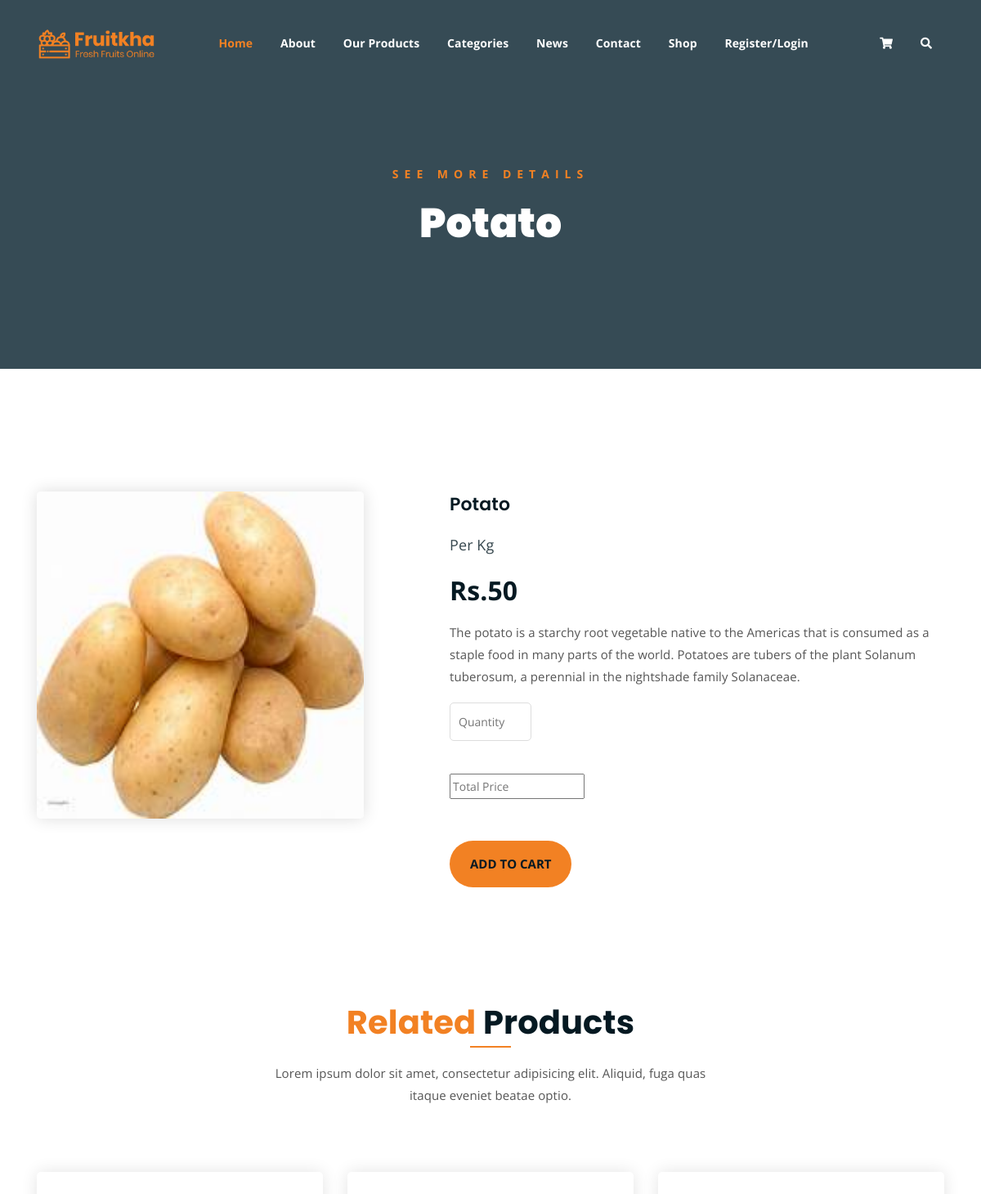
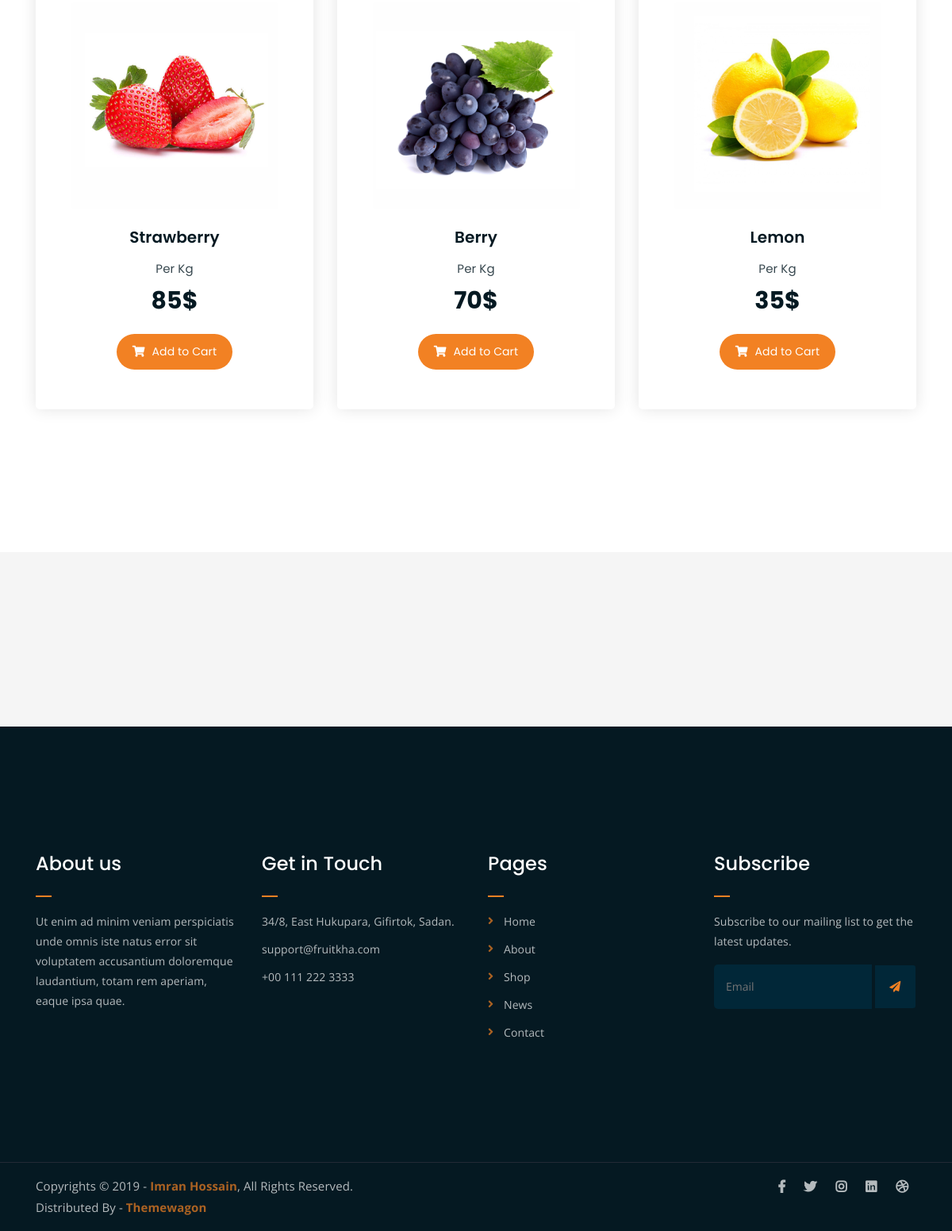
Screenshot of /single_productpage/1/ with the database file from the repository (2 pictures, top to bottom).
### Backend/models.py (models this page shows)
class ProductDb(models.Model):
    Category = models.CharField(max_length=100,null=True,blank=True)
    P_name = models.CharField(max_length=100,null=True,blank=True)
    Price = models.IntegerField(null=True,blank=True)
    Description = models.TextField(max_length=250,null=True,blank=True)
    P_image = models.ImageField(upload_to="Product Images",null=True,blank=True)

### WebApp/views.py (the view)
# urls.py: path('single_productpage/<int:pro_id>/',views.single_productpage,name="single_productpage"),
def single_productpage(req,pro_id):
    data = ProductDb.objects.get(id=pro_id)
    return render(req,"Single_product.html",{'data':data})

### WebApp/templates/Single_product.html (shortened to what this page needs)
<!DOCTYPE html>
{% load static %}
<html lang="en">
<head>
	<link rel="stylesheet" href="{% static 'assets/css/all.min.css' %}">
	<link rel="stylesheet" href="{% static 'assets/bootstrap/css/bootstrap.min.css' %}">
	<link rel="stylesheet" href="{% static 'assets/css/owl.carousel.css' %}">
	<link rel="stylesheet" href="{% static 'assets/css/magnific-popup.css' %}">
	<link rel="stylesheet" href="{% static 'assets/css/animate.css' %}">
	<link rel="stylesheet" href="{% static 'assets/css/meanmenu.min.css' %}">
	<link rel="stylesheet" href="{% static 'assets/css/main.css' %}">
	<link rel="stylesheet" href="{% static 'assets/css/responsive.css' %}">
</head>
<body>
	<div class="top-header-area" id="sticker">
		<div class="container">
			<div class="row">
				<div class="col-lg-12 col-sm-12 text-center">
					<div class="main-menu-wrap">
						<div class="site-logo">
							<a href="index.html">
								<img src="{% static 'assets/img/logo.png' %}" alt="">
							</a>
						</div>
						<nav class="main-menu">
							<ul>
								<li class="current-list-item"><a href="{% url 'Home' %}">Home</a>
								</li>
								<li><a href="{% url 'About' %}">About</a></li>
								<li><a href="{% url 'Our_products' %}">Our Products</a></li>
								<li><a href="#">Categories</a>
								</li>
								<li><a href="news.html">News</a>
								</li>
								<li><a href="{% url 'Contact' %}">Contact</a></li>
								<li><a href="#">Shop</a>
								</li>
								{% if request.session.Username %}
								<li><a href="{% url 'UserLogout' %}">Welcome {{request.session.Username }}/Logout</a></li>
								{% else %}
								<li><a href="{% url 'registration_page' %}">Register/Login</a></li>
								{% endif %}
								<li>
									<div class="header-icons">
										<a class="{% url 'cart_page' %}" href="cart.html"><i class="fas fa-shopping-cart"></i></a>
										<a class="mobile-hide search-bar-icon" href="#"><i class="fas fa-search"></i></a>
									</div>
								</li>
							</ul>
						</nav>
					</div>
				</div>
			</div>
		</div>
	</div>
	<div class="breadcrumb-section breadcrumb-bg">
		<div class="container">
			<div class="row">
				<div class="col-lg-8 offset-lg-2 text-center">
					<div class="breadcrumb-text">
						<p>See more Details</p>
						<h1>{{data.P_name}}</h1>
					</div>
				</div>
			</div>
		</div>
	</div>
	<div class="single-product mt-150 mb-150">
		<div class="container">
			<div class="row">
				<div class="col-md-5">
					<div class="single-product-img">
						<img src="{{data.P_image.url}}" alt="" height="400px" width="400px">
					</div>
				</div>
				<div class="col-md-7">
					<div class="single-product-content">
						<h3>{{data.P_name}}</h3>
						<p class="single-product-pricing"><span>Per Kg</span>Rs.{{data.Price}}</p>
						<p>{{data.Description}}</p>
						<div class="single-product-form">
							<form method="post" action="{% url 'save_cart' %}">
								<input type="number" min="1" id="qty" placeholder="Quantity" name="quantity"><br><br>
								<input type="text" id="total" placeholder="Total Price" name="tprice"><br><br>
								<input type="hidden" value="{{data.P_name}}" name="pname"><br>
								<p><input type="submit" value="Add to Cart"></p>
							</form>
						</div>
					</div>
				</div>
			</div>
		</div>
	</div>
	<div class="more-products mb-150">
		<div class="container">
			<div class="row">
				<div class="col-lg-8 offset-lg-2 text-center">
					<div class="section-title">
						<h3><span class="orange-text">Related</span> Products</h3>
						<p>Lorem ipsum dolor sit amet, consectetur adipisicing elit. Aliquid, fuga quas itaque eveniet beatae optio.</p>
					</div>
				</div>
			</div>
			<div class="row">
				<div class="col-lg-4 col-md-6 text-center">
					<div class="single-product-item">
						<div class="product-image">
							<a href="single-product.html"><img src="{% static 'assets/img/products/product-img-1.jpg' %}" alt=""></a>
						</div>
						<h3>Strawberry</h3>
						<p class="product-price"><span>Per Kg</span> 85$ </p>
						<a href="cart.html" class="cart-btn"><i class="fas fa-shopping-cart"></i> Add to Cart</a>
					</div>
				</div>
				<div class="col-lg-4 col-md-6 text-center">
					<div class="single-product-item">
						<div class="product-image">
							<a href="single-product.html"><img src="{% static 'assets/img/products/product-img-2.jpg' %}" alt=""></a>
						</div>
						<h3>Berry</h3>
						<p class="product-price"><span>Per Kg</span> 70$ </p>
						<a href="cart.html" class="cart-btn"><i class="fas fa-shopping-cart"></i> Add to Cart</a>
					</div>
				</div>
				<div class="col-lg-4 col-md-6 offset-lg-0 offset-md-3 text-center">
					<div class="single-product-item">
						<div class="product-image">
							<a href="single-product.html"><img src="{% static 'assets/img/products/product-img-3.jpg' %}" alt=""></a>
						</div>
						<h3>Lemon</h3>
						<p class="product-price"><span>Per Kg</span> 35$ </p>
						<a href="cart.html" class="cart-btn"><i class="fas fa-shopping-cart"></i> Add to Cart</a>
					</div>
				</div>
			</div>
		</div>
	</div>
	<div class="logo-carousel-section">
		<div class="container">
			<div class="row">
				<div class="col-lg-12">
					<div class="logo-carousel-inner">
						<div class="single-logo-item">
							<img src="{% static 'assets/img/company-logos/1.png' %}" alt="">
						</div>
						<div class="single-logo-item">
							<img src="{% static 'assets/img/company-logos/2.png' %}" alt="">
						</div>
						<div class="single-logo-item">
							<img src="{% static 'assets/img/company-logos/3.png' %}" alt="">
						</div>
						<div class="single-logo-item">
							<img src="{% static 'assets/img/company-logos/4.png' %}" alt="">
						</div>
					</div>
				</div>
			</div>
		</div>
	</div>
	<div class="footer-area">
		<div class="container">
			<div class="row">
				<div class="col-lg-3 col-md-6">
					<div class="footer-box about-widget">
						<h2 class="widget-title">About us</h2>
						<p>Ut enim ad minim veniam perspiciatis unde omnis iste natus error sit voluptatem accusantium doloremque laudantium, totam rem aperiam, eaque ipsa quae.</p>
					</div>
				</div>
				<div class="col-lg-3 col-md-6">
					<div class="footer-box get-in-touch">
						<h2 class="widget-title">Get in Touch</h2>
						<ul>
							<li>34/8, East Hukupara, Gifirtok, Sadan.</li>
							<li>support@fruitkha.com</li>
							<li>+00 111 222 3333</li>
						</ul>
					</div>
				</div>
				<div class="col-lg-3 col-md-6">
					<div class="footer-box pages">
						<h2 class="widget-title">Pages</h2>
						<ul>
							<li><a href="index.html">Home</a></li>
							<li><a href="about.html">About</a></li>
							<li><a href="services.html">Shop</a></li>
							<li><a href="news.html">News</a></li>
							<li><a href="contact.html">Contact</a></li>
						</ul>
					</div>
				</div>
				<div class="col-lg-3 col-md-6">
					<div class="footer-box subscribe">
						<h2 class="widget-title">Subscribe</h2>
						<p>Subscribe to our mailing list to get the latest updates.</p>
						<form action="index.html">
							<input type="email" placeholder="Email">
							<button type="submit"><i class="fas fa-paper-plane"></i></button>
						</form>
					</div>
				</div>
			</div>
		</div>
	</div>
	<div class="copyright">
		<div class="container">
			<div class="row">
				<div class="col-lg-6 col-md-12">
					<p>Copyrights &copy; 2019 - <a href="https://imransdesign.com/">Imran Hossain</a>,  All Rights Reserved.<br>
						Distributed By - <a href="https://themewagon.com/">Themewagon</a>
					</p>
				</div>
				<div class="col-lg-6 text-right col-md-12">
					<div class="social-icons">
						<ul>
							<li><a href="#" target="_blank"><i class="fab fa-facebook-f"></i></a></li>
							<li><a href="#" target="_blank"><i class="fab fa-twitter"></i></a></li>
							<li><a href="#" target="_blank"><i class="fab fa-instagram"></i></a></li>
							<li><a href="#" target="_blank"><i class="fab fa-linkedin"></i></a></li>
							<li><a href="#" target="_blank"><i class="fab fa-dribbble"></i></a></li>
						</ul>
					</div>
				</div>
			</div>
		</div>
	</div>
</body>
</html>

### rows the page displays
ProductDb: P_name "Potato", P_image (picture), Price "50", Description "The potato is a starchy root vegetable native to the Americas that is consumed as a staple food in many parts of the world. Potatoes are tubers of the plant Solanum tuberosum, a perennial in the nightshade family Solanaceae."
